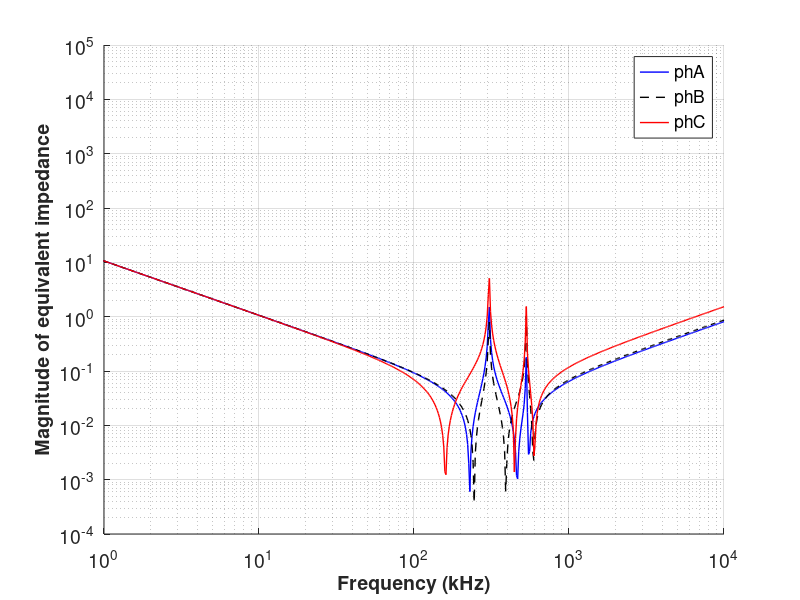
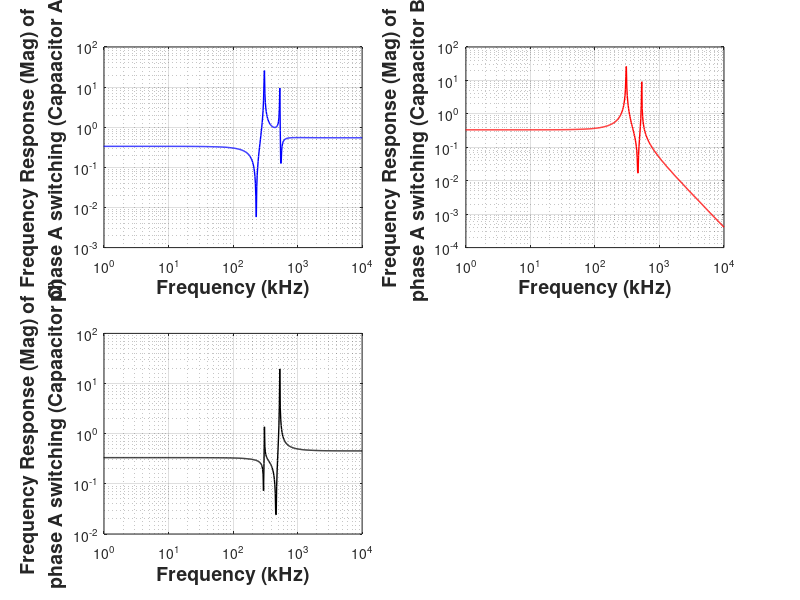
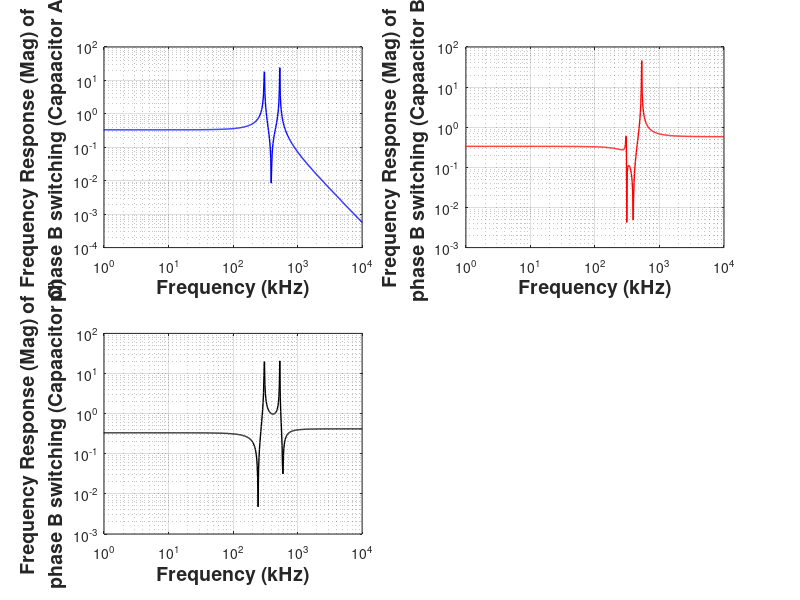
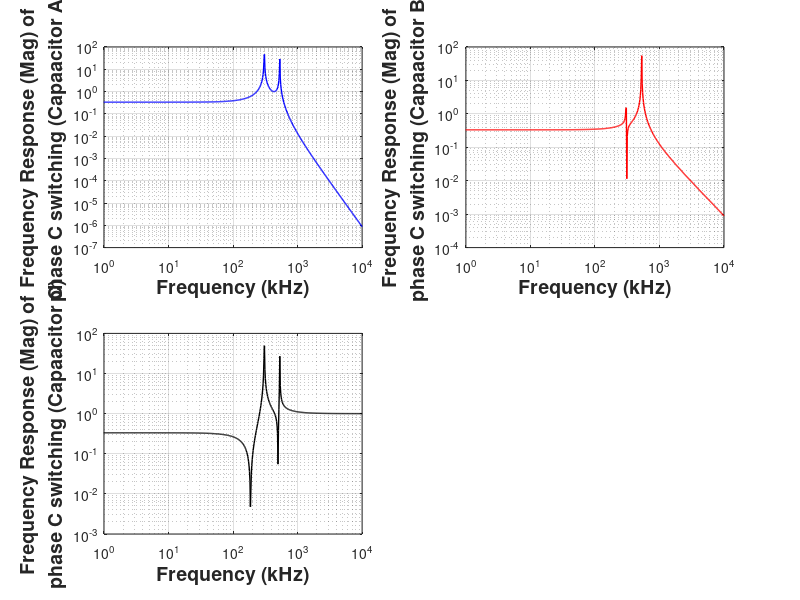

Reproduce these figures in MATLAB, in order.
%% 
close all;
clc;
clear;

%% w axis
w = 2*pi*logspace(0,7,1000)';
time= 0:1e-4:1;
%% Parameter values
LATop  = 03.40e-9;
LABot  = 20.25e-9;
LAMid  = 01.30e-9;
LBTop  = 03.38e-9;
LBBot  = 20.38e-9;
LBMid  = 01.30e-9;
LCTop  = 03.41e-9;
LCBot  = 20.94e-9;
LCMid  = 01.30e-9;
LABTop = 18.30e-9;
LABBot = 10.20e-9;
LBCTop = 21.84e-9;
LBCBot = 11.14e-9;

ESLA = 19e-15;
ESLB = 19e-15;
ESLC = 19e-15;

C1A = 5e-6;
C1B = 5e-6;
C1C = 5e-6;

%% New merged inducances - phA
L1_phA = LATop + LABot + ESLA;
L2_phA = LABTop;
L3_phA = LABBot;
L4_phA = ESLB;
L5_phA = LBTop + LBBot + LBCTop + LBCBot + ESLC;

% Calculated impedances - phA
Z1_phA = 1i*w*L5_phA + 1./(1i*w*C1C);
Z2_phA = 1i*w*L4_phA + 1./(1i*w*C1B);
Z3_phA = Z1_phA.*Z2_phA./(Z1_phA+Z2_phA);
Z4_phA = Z3_phA + 1i*w*(L2_phA+L3_phA);
Z5_phA = 1i*w*L1_phA + 1./(1i*w*C1A);
Zeqv_phA = Z4_phA.*Z5_phA./(Z4_phA+Z5_phA);

% Capacitor A 
capA_phA= Z4_phA./(Z4_phA+Z5_phA);

% capacitor B
capB_phA=(Z5_phA./(Z4_phA+Z5_phA)).*(Z2_phA./(Z1_phA+Z2_phA));

% capacitor C 
capC_phA= (Z5_phA./(Z4_phA+Z5_phA)).* (Z1_phA./(Z1_phA+Z2_phA));

% time domain
% 
%     currentcapA_phA = [];
%     currentcapB_phA = [];
%     currentcapC_phA = [];
%     
% for i=1:length(time)
%     
%     currentcapA_phA= [currentcapA_phA, sum(capA_phA.*sin(w*time(i)))];
%     currentcapB_phA= [currentcapB_phA,sum(capB_phA.*sin(w*time(i)))];
%     currentcapC_phA= [currentcapC_phA,sum(capC_phA.*sin(w*time(i)))]; 
%     
% end



%% New merged inducances - phB
L1_phB = LATop + LABot + LABTop + LABBot + ESLA;
L2_phB = ESLB;
L3_phB = LBTop + LBBot;
L4_phB = LBCTop + LBCBot + ESLC;

% Calculated impedances - phB
Z1_phB = 1i*w*L1_phB + 1./(1i*w*C1A);
Z2_phB = 1i*w*L2_phB + 1./(1i*w*C1B);
Z3_phB = Z1_phB.*Z2_phB./(Z1_phB+Z2_phB);
Z4_phB = Z3_phB + 1i*w*(L3_phB);
Z5_phB = 1i*w*L4_phB + 1./(1i*w*C1C);
Zeqv_phB = Z4_phB.*Z5_phB./(Z4_phB+Z5_phB);


% Capacitor C
capC_phB= Z4_phB./(Z4_phB+Z5_phB);

% capacitor A
capA_phB=(Z5_phB./(Z4_phB+Z5_phB)).*(Z2_phB./(Z1_phB+Z2_phB));

% capacitor B
capB_phB= (Z5_phB./(Z4_phB+Z5_phB)).* (Z1_phB./(Z1_phB+Z2_phB));

% % time domain
% 
%     currentcapA_phB = [];
%     currentcapB_phB = [];
%     currentcapC_phB = [];
%     
% for i=1:length(time)
%     
%     currentcapA_phB= [currentcapA_phB, sum(capA_phB.*sin(w*time(i)))];
%     currentcapB_phB= [currentcapB_phB,sum(capB_phB.*sin(w*time(i)))];
%     currentcapC_phB= [currentcapC_phB,sum(capC_phB.*sin(w*time(i)))]; 
%     
% end
% 
% 

%% New merged inducances - phC
L1_phC = LATop + LABot + LABTop + LABBot + ESLA;
L2_phC = ESLB;
L3_phC = LBTop + LBBot + LBCTop + LBCBot;
L4_phC = ESLC;
L5_phC = LCTop + LCBot;

% Calculated impedances - phC
Z1_phC = 1i*w*L1_phC + 1./(1i*w*C1A);
Z2_phC = 1i*w*L2_phC + 1./(1i*w*C1B);
Z3_phC = Z1_phC.*Z2_phC./(Z1_phC+Z2_phC);
Z4_phC = Z3_phC + 1i*w*(L3_phC);
Z5_phC = 1i*w*L4_phC + 1./(1i*w*C1C);
Z6_phC = Z4_phC.*Z5_phC./(Z4_phC+Z5_phC);
Zeqv_phC = Z6_phC + 1i*w*L5_phC;


% Capacitor C
capC_phC= Z4_phC./(Z4_phC+Z5_phC);

% capacitor A
capA_phC=(Z5_phC./(Z4_phC+Z5_phC)).*(Z2_phC./(Z1_phC+Z2_phC));

% capacitor B
capB_phC= (Z5_phC./(Z4_phC+Z5_phC)).* (Z1_phC./(Z1_phC+Z2_phC));

% % time domain
% 
%     currentcapA_phC = [];
%     currentcapB_phC = [];
%     currentcapC_phC = [];
%     
% for i=1:length(time)
%     
%     currentcapA_phC= [currentcapA_phC, sum(capA_phC.*sin(w*time(i)))];
%     currentcapB_phC= [currentcapB_phC,sum(capB_phC.*sin(w*time(i)))];
%     currentcapC_phC= [currentcapC_phC,sum(capC_phC.*sin(w*time(i)))]; 
%     
% end
% 
% 


%%
figure;
hold all;
plot(w/(2*pi*1000),abs(Zeqv_phA),'b-','Linewidth',1);
plot(w/(2*pi*1000),abs(Zeqv_phB),'k--','Linewidth',1);
plot(w/(2*pi*1000),abs(Zeqv_phC),'r-','Linewidth',1);
set(gca, 'YScale', 'log', 'XScale', 'log')
grid on;
set(gca,'FontSize',14);
xlabel('Frequency (kHz)','FontSize',14,'FontWeight','Bold')
ylabel('Magnitude of equivalent impedance','FontSize',14,'FontWeight','Bold')
xlim([1 10000]);
%ylim([-1.2 1.2]);
legend({'phA','phB','phC'},'Location','best');

%% phase A, capacitor effect at single figure 
% figure;
% hold all;
% plot(w/(2*pi*1000),abs(capA_phA),'b-','Linewidth',1);
% plot(w/(2*pi*1000),abs(capB_phA),'r-','Linewidth',1);
% plot(w/(2*pi*1000),abs(capC_phA),'k-','Linewidth',1);
% set(gca, 'YScale', 'log', 'XScale', 'log')
% grid on;
% set(gca,'FontSize',14);
% xlabel('Frequency (kHz)','FontSize',14,'FontWeight','Bold')
% ylabel('Frequency Response (Mag) (Input Current at phase A and output is current of capacitors)' ...
%     ,'FontSize',14,'FontWeight','Bold')
% xlim([1 10000]);
% %ylim([-1.2 1.2]);
% legend({'Capacitor A at switching phase A','Capacitor B at switching phase A','Capacitor C at switching phase A'},'Location','best');

%% phase A, capacitor effect at single figure subplot

figure;
hold all;
subplot(2,2,1);
plot(w/(2*pi*1000),abs(capA_phA),'b-','Linewidth',1);
xlabel('Frequency (kHz)','FontSize',14,'FontWeight','Bold')
ylabel({'Frequency Response (Mag) of'  'phase A switching (Capaacitor A)'} ...
    ,'FontSize',14,'FontWeight','Bold');

set(gca, 'YScale', 'log', 'XScale', 'log')
grid on;
set(gca,'FontSize',10);
xlim([1 10000]);


subplot(2,2,2);
plot(w/(2*pi*1000),abs(capB_phA),'r-','Linewidth',1);
xlabel('Frequency (kHz)','FontSize',14,'FontWeight','Bold')
ylabel({'Frequency Response (Mag) of' 'phase A switching (Capaacitor B)'} ...
    ,'FontSize',14,'FontWeight','Bold');

set(gca, 'YScale', 'log', 'XScale', 'log')
grid on;
set(gca,'FontSize',10);
xlim([1 10000]);


subplot(2,2,3);
plot(w/(2*pi*1000),abs(capC_phA),'k-','Linewidth',1);
xlabel('Frequency (kHz)','FontSize',14,'FontWeight','Bold')
ylabel({'Frequency Response (Mag) of'  'phase A switching (Capaacitor C)'} ...
    ,'FontSize',14,'FontWeight','Bold');


set(gca, 'YScale', 'log', 'XScale', 'log')
grid on;
set(gca,'FontSize',10);
xlim([1 10000]);


% %%  time domain capacitor current for impulse 
% figure;
% hold all;
% subplot(2,2,1);
% plot(time,currentcapA_phA,'b-','Linewidth',1);
% xlabel('time(s)','FontSize',14,'FontWeight','Bold')
% ylabel({'Response (Mag) of'  'phase A switching (Capaacitor A)'} ...
%     ,'FontSize',14,'FontWeight','Bold');
% 
% grid on;
% set(gca,'FontSize',10);
% 
% subplot(2,2,2);
% plot(time,currentcapB_phA,'r-','Linewidth',1);
% xlabel('time(s)','FontSize',14,'FontWeight','Bold')
% ylabel({' Response (Mag) of' 'phase A switching (Capaacitor B)'} ...
%     ,'FontSize',14,'FontWeight','Bold');
% 
% grid on;
% set(gca,'FontSize',10);
% 
% 
% subplot(2,2,3);
% plot(time,currentcapC_phA,'k-','Linewidth',1);
% xlabel('time(s)','FontSize',14,'FontWeight','Bold')
% ylabel({' Response (Mag) of'  'phase A switching (Capaacitor C)'} ...
%     ,'FontSize',14,'FontWeight','Bold');
% 
% grid on;
% set(gca,'FontSize',10);

%%
%% phase B, capacitor effect at single figure subplot

figure;
hold all;
subplot(2,2,1);
plot(w/(2*pi*1000),abs(capA_phB),'b-','Linewidth',1);
xlabel('Frequency (kHz)','FontSize',14,'FontWeight','Bold')
ylabel({'Frequency Response (Mag) of'  'phase B switching (Capaacitor A)'} ...
    ,'FontSize',14,'FontWeight','Bold');

set(gca, 'YScale', 'log', 'XScale', 'log')
grid on;
set(gca,'FontSize',10);
xlim([1 10000]);


subplot(2,2,2);
plot(w/(2*pi*1000),abs(capB_phB),'r-','Linewidth',1);
xlabel('Frequency (kHz)','FontSize',14,'FontWeight','Bold')
ylabel({'Frequency Response (Mag) of' 'phase B switching (Capaacitor B)'} ...
    ,'FontSize',14,'FontWeight','Bold');

set(gca, 'YScale', 'log', 'XScale', 'log')
grid on;
set(gca,'FontSize',10);
xlim([1 10000]);


subplot(2,2,3);
plot(w/(2*pi*1000),abs(capC_phB),'k-','Linewidth',1);
xlabel('Frequency (kHz)','FontSize',14,'FontWeight','Bold')
ylabel({'Frequency Response (Mag) of'  'phase B switching (Capaacitor C)'} ...
    ,'FontSize',14,'FontWeight','Bold');


set(gca, 'YScale', 'log', 'XScale', 'log')
grid on;
set(gca,'FontSize',10);
xlim([1 10000]);


%% phase C, capacitor effect at single figure subplot

figure;
hold all;
subplot(2,2,1);
plot(w/(2*pi*1000),abs(capA_phC),'b-','Linewidth',1);
xlabel('Frequency (kHz)','FontSize',14,'FontWeight','Bold')
ylabel({'Frequency Response (Mag) of'  'phase C switching (Capaacitor A)'} ...
    ,'FontSize',14,'FontWeight','Bold');

set(gca, 'YScale', 'log', 'XScale', 'log')
grid on;
set(gca,'FontSize',10);
xlim([1 10000]);


subplot(2,2,2);
plot(w/(2*pi*1000),abs(capB_phC),'r-','Linewidth',1);
xlabel('Frequency (kHz)','FontSize',14,'FontWeight','Bold')
ylabel({'Frequency Response (Mag) of' 'phase C switching (Capaacitor B)'} ...
    ,'FontSize',14,'FontWeight','Bold');

set(gca, 'YScale', 'log', 'XScale', 'log')
grid on;
set(gca,'FontSize',10);
xlim([1 10000]);


subplot(2,2,3);
plot(w/(2*pi*1000),abs(capC_phC),'k-','Linewidth',1);
xlabel('Frequency (kHz)','FontSize',14,'FontWeight','Bold')
ylabel({'Frequency Response (Mag) of'  'phase C switching (Capaacitor C)'} ...
    ,'FontSize',14,'FontWeight','Bold');


set(gca, 'YScale', 'log', 'XScale', 'log')
grid on;
set(gca,'FontSize',10);
xlim([1 10000]);


%%
% time= 0:1e-4:1;
% stepFunction=ones(1,length(time));
% stepFunction(1:100)=0;
% 
% plot(time,stepFunction);
% 
% %% curvefitting to workspace
% 
% f1=fittedmodel.a1*sin(fittedmodel.b1*time+ fittedmodel.c1);
% f2=fittedmodel.a2*sin(fittedmodel.b2*time+ fittedmodel.c2);
% f3=fittedmodel.a3*sin(fittedmodel.b3*time+ fittedmodel.c3);
% f4=fittedmodel.a4*sin(fittedmodel.b4*time+ fittedmodel.c4);
% f5=fittedmodel.a5*sin(fittedmodel.b5*time+ fittedmodel.c5);
% f6=fittedmodel.a6*sin(fittedmodel.b6*time+ fittedmodel.c6);
% f7=fittedmodel.a7*sin(fittedmodel.b7*time+ fittedmodel.c7);
% 
% 
% f=f1+f2+f3+f4+f5+f6+f7;
% 
% figure();
% plot(time,f);
% ylim([0 2]);

%%

